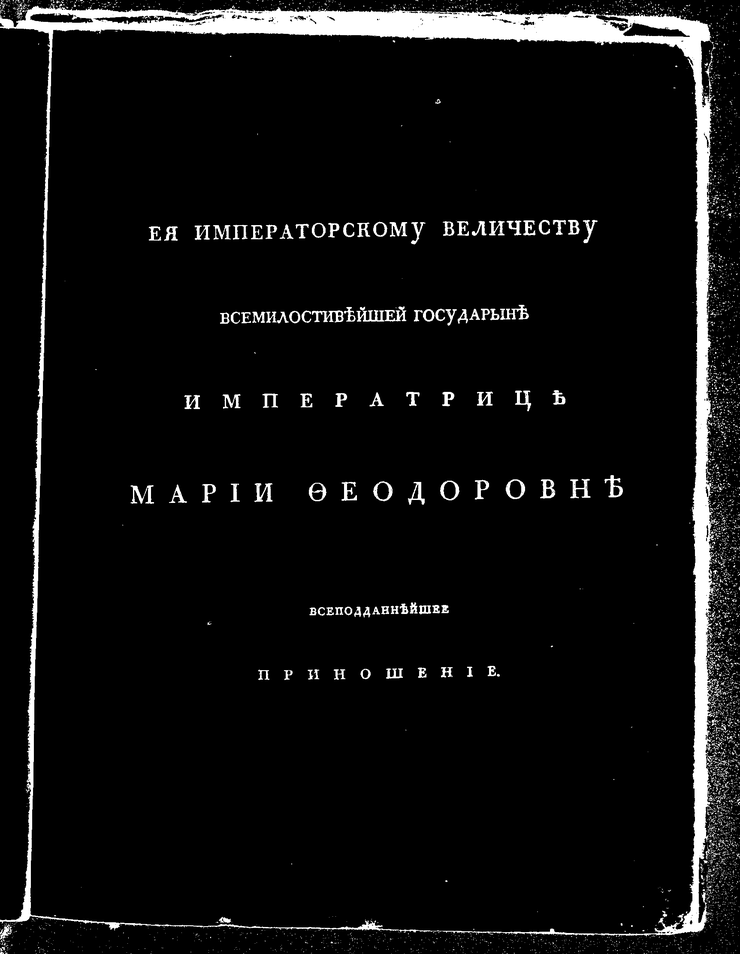
#> input picture segmentation/mask.png, 740 x 954 px, shrunk from 1725 x 2225 before the run
$ jupyter execute --allow-errors segmentation.ipynb   (older library calls are emulated)
#> lines starting #> are read from the running program, lines starting #| are printed output that depends on the picture
[cell 1]
import cv2
import numpy as np
import matplotlib.pyplot as plt
import os
import math
import scipy.ndimage
import dearpygui.dearpygui as dpg
import dearpygui.demo as demo
from rembg import remove
from PIL import Image
import scipy.ndimage

[cell 2]
filename = 'his_grey.png' # входящее изображение
# bgrem_img = 'his_bgrem.png' # изображение с удаленным фоном
all_seg = 'his_all_seg.png' # полная маска сегментации ----- cnn для сегментации текста
output_seg = 'his_out.png' # вычитание из полной маски маски текста (работает фигово)
limpid_img = 'his_mask.png'
mask = 'mask.png'
source = 'page6.png'
hsv_mask = 'hsv_mask.png'

[cell 3]
img = cv2.imread(filename)
#> (the rest of this cell did not finish here and is left out)

[cell 4]
def threshholding(image):
    img_gray = cv2.cvtColor(image, cv2.COLOR_BGR2GRAY)
    ret, thresh = cv2.threshold(img_gray, 80, 255, cv2.THRESH_BINARY_INV)
    plt.imshow(thresh, cmap = "gray")
    return thresh

#> (a cell that did not finish here is left out)

[cell 6]
kernel = np.ones((3,85), np.uint8)
#> (the rest of this cell did not finish here and is left out)

#> (a cell that did not finish here is left out)

#> (a cell that did not finish here is left out)

[cell 9]
kernel = np.ones((3, 5), np.uint8)
#> (the rest of this cell did not finish here and is left out)

[cell 10]
# cv2.imwrite(all_seg, dilated)

[cell 11]
bw_mask = cv2.imread(mask)
#> bw_mask is the input picture: shape (954, 740, 3); min 0, max 255, mean 15.6

[cell 12]
bw_mask = cv2.cvtColor(bw_mask, cv2.COLOR_BGR2GRAY)
#> bw_mask: shape (954, 740)

[cell 13]
bw_mask.shape
#> Out = (954, 740)

[cell 14]
# (размер ядра маски текста больше, чем размер ядра общей маски)
kernel2 = np.ones((5, 5), np.uint8)
#расширение белой области изображения маски текста
dilated_mask = cv2.dilate(bw_mask, kernel2, iterations = 1)
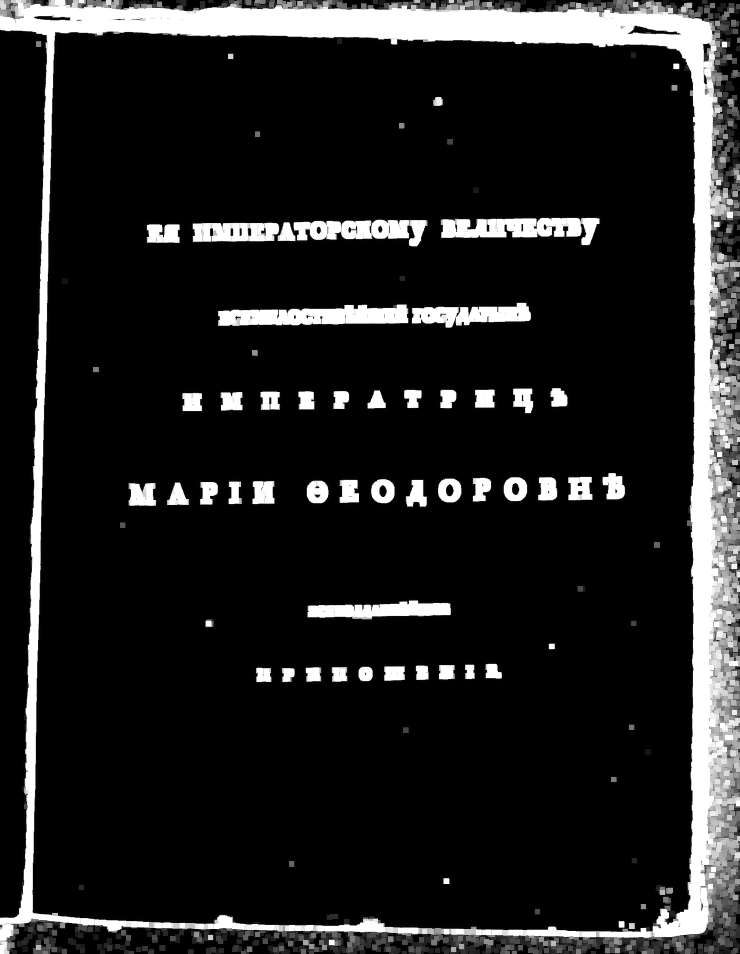
#> dilated_mask: shape (954, 740); min 0, max 255, mean 33.4
plt.imshow(dilated_mask, cmap = "gray")
